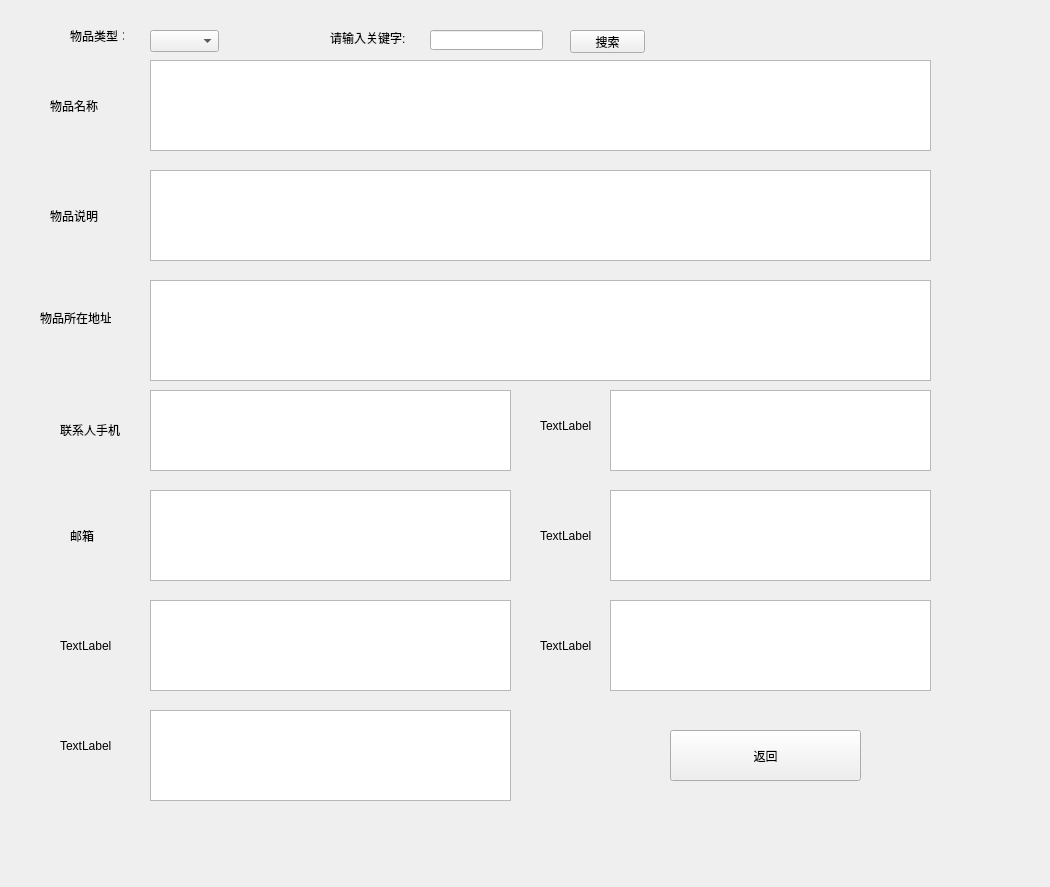
<?xml version="1.0" encoding="UTF-8"?>
<ui version="4.0">
 <class>Form</class>
 <widget class="QWidget" name="Form">
  <property name="geometry">
   <rect>
    <x>0</x>
    <y>0</y>
    <width>1050</width>
    <height>887</height>
   </rect>
  </property>
  <property name="windowTitle">
   <string>Form</string>
  </property>
  <widget class="QComboBox" name="comboBox">
   <property name="geometry">
    <rect>
     <x>150</x>
     <y>30</y>
     <width>69</width>
     <height>22</height>
    </rect>
   </property>
  </widget>
  <widget class="QLabel" name="label_1">
   <property name="geometry">
    <rect>
     <x>50</x>
     <y>100</y>
     <width>54</width>
     <height>12</height>
    </rect>
   </property>
   <property name="text">
    <string>物品名称</string>
   </property>
  </widget>
  <widget class="QLabel" name="label_2">
   <property name="geometry">
    <rect>
     <x>50</x>
     <y>210</y>
     <width>54</width>
     <height>12</height>
    </rect>
   </property>
   <property name="text">
    <string>物品说明</string>
   </property>
  </widget>
  <widget class="QLabel" name="label_3">
   <property name="geometry">
    <rect>
     <x>40</x>
     <y>310</y>
     <width>71</width>
     <height>16</height>
    </rect>
   </property>
   <property name="text">
    <string>物品所在地址</string>
   </property>
  </widget>
  <widget class="QLabel" name="label_4">
   <property name="geometry">
    <rect>
     <x>60</x>
     <y>420</y>
     <width>61</width>
     <height>20</height>
    </rect>
   </property>
   <property name="text">
    <string>联系人手机</string>
   </property>
  </widget>
  <widget class="QLabel" name="label_5">
   <property name="geometry">
    <rect>
     <x>70</x>
     <y>530</y>
     <width>54</width>
     <height>12</height>
    </rect>
   </property>
   <property name="text">
    <string>邮箱</string>
   </property>
  </widget>
  <widget class="QLabel" name="label_6">
   <property name="geometry">
    <rect>
     <x>60</x>
     <y>640</y>
     <width>54</width>
     <height>12</height>
    </rect>
   </property>
   <property name="text">
    <string>TextLabel</string>
   </property>
  </widget>
  <widget class="QLabel" name="label_7">
   <property name="geometry">
    <rect>
     <x>60</x>
     <y>740</y>
     <width>54</width>
     <height>12</height>
    </rect>
   </property>
   <property name="text">
    <string>TextLabel</string>
   </property>
  </widget>
  <widget class="QLabel" name="label_8">
   <property name="geometry">
    <rect>
     <x>540</x>
     <y>420</y>
     <width>54</width>
     <height>12</height>
    </rect>
   </property>
   <property name="text">
    <string>TextLabel</string>
   </property>
  </widget>
  <widget class="QLabel" name="label_9">
   <property name="geometry">
    <rect>
     <x>540</x>
     <y>530</y>
     <width>54</width>
     <height>12</height>
    </rect>
   </property>
   <property name="text">
    <string>TextLabel</string>
   </property>
  </widget>
  <widget class="QLabel" name="label_10">
   <property name="geometry">
    <rect>
     <x>540</x>
     <y>640</y>
     <width>54</width>
     <height>12</height>
    </rect>
   </property>
   <property name="text">
    <string>TextLabel</string>
   </property>
  </widget>
  <widget class="QTextBrowser" name="textBrowser_1">
   <property name="geometry">
    <rect>
     <x>150</x>
     <y>60</y>
     <width>781</width>
     <height>91</height>
    </rect>
   </property>
  </widget>
  <widget class="QTextBrowser" name="textBrowser_2">
   <property name="geometry">
    <rect>
     <x>150</x>
     <y>170</y>
     <width>781</width>
     <height>91</height>
    </rect>
   </property>
  </widget>
  <widget class="QTextBrowser" name="textBrowser_3">
   <property name="geometry">
    <rect>
     <x>150</x>
     <y>280</y>
     <width>781</width>
     <height>101</height>
    </rect>
   </property>
  </widget>
  <widget class="QTextBrowser" name="textBrowser_4">
   <property name="geometry">
    <rect>
     <x>150</x>
     <y>390</y>
     <width>361</width>
     <height>81</height>
    </rect>
   </property>
  </widget>
  <widget class="QTextBrowser" name="textBrowser_5">
   <property name="geometry">
    <rect>
     <x>150</x>
     <y>490</y>
     <width>361</width>
     <height>91</height>
    </rect>
   </property>
  </widget>
  <widget class="QTextBrowser" name="textBrowser_6">
   <property name="geometry">
    <rect>
     <x>150</x>
     <y>600</y>
     <width>361</width>
     <height>91</height>
    </rect>
   </property>
  </widget>
  <widget class="QTextBrowser" name="textBrowser_7">
   <property name="geometry">
    <rect>
     <x>150</x>
     <y>710</y>
     <width>361</width>
     <height>91</height>
    </rect>
   </property>
  </widget>
  <widget class="QTextBrowser" name="textBrowser_8">
   <property name="geometry">
    <rect>
     <x>610</x>
     <y>390</y>
     <width>321</width>
     <height>81</height>
    </rect>
   </property>
  </widget>
  <widget class="QTextBrowser" name="textBrowser_9">
   <property name="geometry">
    <rect>
     <x>610</x>
     <y>490</y>
     <width>321</width>
     <height>91</height>
    </rect>
   </property>
  </widget>
  <widget class="QTextBrowser" name="textBrowser_10">
   <property name="geometry">
    <rect>
     <x>610</x>
     <y>600</y>
     <width>321</width>
     <height>91</height>
    </rect>
   </property>
  </widget>
  <widget class="QPushButton" name="pushButton_1">
   <property name="geometry">
    <rect>
     <x>570</x>
     <y>30</y>
     <width>75</width>
     <height>23</height>
    </rect>
   </property>
   <property name="text">
    <string>搜索</string>
   </property>
  </widget>
  <widget class="QLabel" name="label_11">
   <property name="geometry">
    <rect>
     <x>70</x>
     <y>30</y>
     <width>54</width>
     <height>12</height>
    </rect>
   </property>
   <property name="text">
    <string>物品类型：</string>
   </property>
  </widget>
  <widget class="QLabel" name="label_12">
   <property name="geometry">
    <rect>
     <x>330</x>
     <y>30</y>
     <width>91</width>
     <height>16</height>
    </rect>
   </property>
   <property name="text">
    <string>请输入关键字:</string>
   </property>
  </widget>
  <widget class="QLineEdit" name="lineEdit">
   <property name="geometry">
    <rect>
     <x>430</x>
     <y>30</y>
     <width>113</width>
     <height>20</height>
    </rect>
   </property>
  </widget>
  <widget class="QPushButton" name="pushButton_2">
   <property name="geometry">
    <rect>
     <x>670</x>
     <y>730</y>
     <width>191</width>
     <height>51</height>
    </rect>
   </property>
   <property name="text">
    <string>返回</string>
   </property>
  </widget>
 </widget>
 <resources/>
 <connections/>
</ui>
